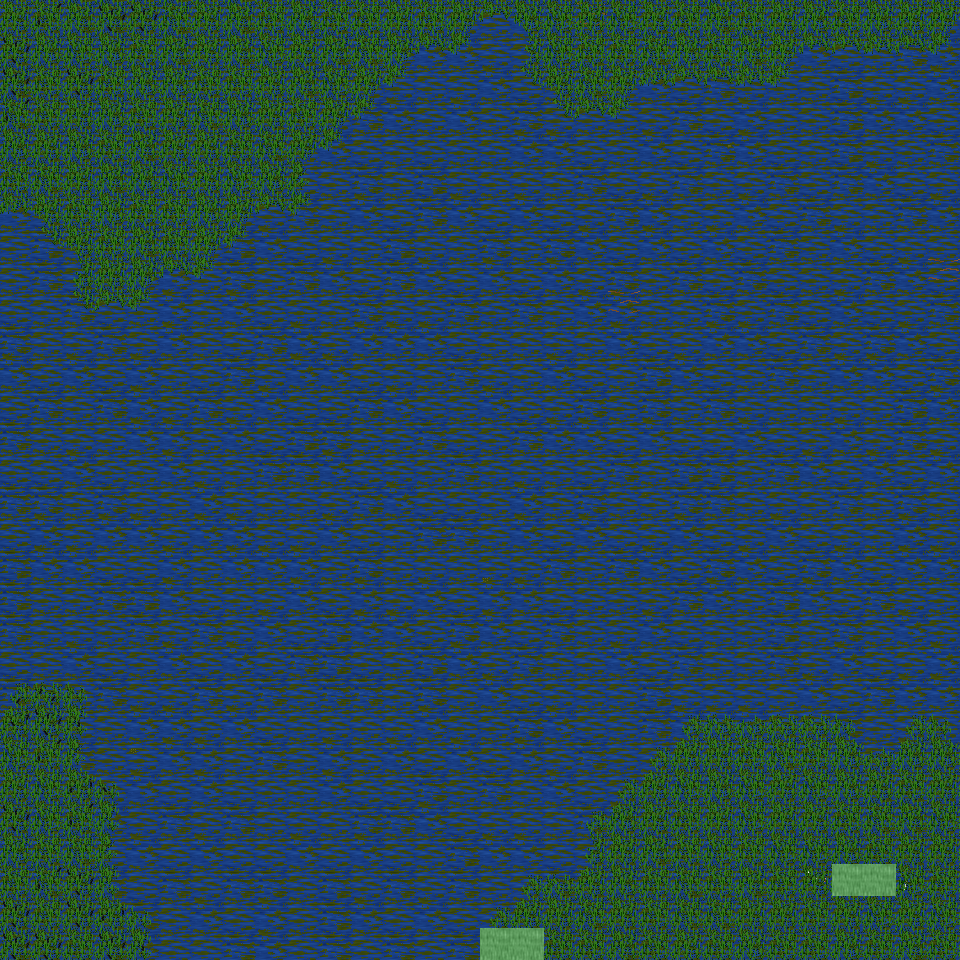

Below is a game level as drawn by its tile map, then a one-line description and the .tmx that defines it (tile-layer data replaced by summaries):
An orthogonal 30x30 tile map with 32x32 px tiles, 6 tile layers (Ground, Object, Object2, Above, ...), 35 tilesets and 5 objects (5x mapExit).

<map version="1.0" orientation="orthogonal" renderorder="right-down" width="30" height="30" tilewidth="32" tileheight="32" nextobjectid="6">
  <tileset firstgid="1" name="tileset_ground_ground" tilewidth="32" tileheight="32" tilecount="33" columns="3">
    <image source="../drawable/tileset_ground_ground.png" width="96" height="352" />
  </tileset>
  <tileset firstgid="34" name="tileset_plant_grasses" tilewidth="32" tileheight="32" tilecount="6" columns="3">
    <image source="../drawable/tileset_plant_grasses.png" width="96" height="64" />
  </tileset>
  <tileset firstgid="40" name="tileset_plant_flower_daisy_white" tilewidth="32" tileheight="32" tilecount="8" columns="2">
    <image source="../drawable/tileset_plant_flower_daisy_white.png" width="64" height="128" />
  </tileset>
  <tileset firstgid="48" name="tileset_ground_grass_edges" tilewidth="32" tileheight="32" tilecount="36" columns="12">
    <image source="../drawable/tileset_ground_grass_edges.png" width="384" height="96" />
  </tileset>
  <tileset firstgid="84" name="tileset_ground_grass_corners" tilewidth="32" tileheight="32" tilecount="24" columns="6">
    <image source="../drawable/tileset_ground_grass_corners.png" width="192" height="128" />
  </tileset>
  <tileset firstgid="108" name="tileset_ground_earth_edges" tilewidth="32" tileheight="32" tilecount="18" columns="6">
    <image source="../drawable/tileset_ground_earth_edges.png" width="192" height="96" />
  </tileset>
  <tileset firstgid="126" name="tileset_ground_rock_pebbles" tilewidth="32" tileheight="32" tilecount="3" columns="1">
    <image source="../drawable/tileset_ground_rock_pebbles.png" width="32" height="96" />
  </tileset>
  <tileset firstgid="129" name="tileset_plant_flower_daisy_yellow" tilewidth="32" tileheight="32" tilecount="8" columns="2">
    <image source="../drawable/tileset_plant_flower_daisy_yellow.png" width="64" height="128" />
  </tileset>
  <tileset firstgid="137" name="tileset_plant_flower_daisy_red" tilewidth="32" tileheight="32" tilecount="8" columns="2">
    <image source="../drawable/tileset_plant_flower_daisy_red.png" width="64" height="128" />
  </tileset>
  <tileset firstgid="145" name="tileset_plant_tree_tree_fluffy" tilewidth="32" tileheight="32" tilecount="12" columns="4">
    <image source="../drawable/tileset_plant_tree_tree_fluffy.png" width="128" height="96" />
  </tileset>
  <tileset firstgid="157" name="tileset_logic_creature_undead" tilewidth="32" tileheight="32" tilecount="16" columns="8">
    <image source="../drawable/tileset_logic_creature_undead.png" width="256" height="64" />
  </tileset>
  <tileset firstgid="173" name="tileset_logic_collision" tilewidth="32" tileheight="32" tilecount="1" columns="1">
    <image source="../drawable/tileset_logic_collision.png" width="32" height="32" />
  </tileset>
  <tileset firstgid="174" name="tileset_ground_water_swamp_water" tilewidth="32" tileheight="32" tilecount="33" columns="3">
    <image source="../drawable/tileset_ground_water_swamp_water.png" width="96" height="352" />
  </tileset>
  <tileset firstgid="207" name="tileset_plant_tree_tree_darkgreen" tilewidth="32" tileheight="32" tilecount="88" columns="8">
    <image source="../drawable/tileset_plant_tree_tree_darkgreen.png" width="256" height="352" />
  </tileset>
  <tileset firstgid="295" name="tileset_plant_grasses_swamp" tilewidth="32" tileheight="32" tilecount="42" columns="6">
    <image source="../drawable/tileset_plant_grasses_swamp.png" width="192" height="224" />
  </tileset>
  <tileset firstgid="337" name="tileset_building_stone_ruins" tilewidth="32" tileheight="32" tilecount="72" columns="6">
    <image source="../drawable/tileset_building_stone_ruins.png" width="192" height="384" />
  </tileset>
  <tileset firstgid="409" name="tileset_item_gothic_large_gravestone" tilewidth="32" tileheight="32" tilecount="9" columns="3">
    <image source="../drawable/tileset_item_gothic_large_gravestone.png" width="96" height="96" />
  </tileset>
  <tileset firstgid="418" name="tileset_item_gothic_skull_post" tilewidth="32" tileheight="32" tilecount="2" columns="1">
    <image source="../drawable/tileset_item_gothic_skull_post.png" width="32" height="64" />
  </tileset>
  <tileset firstgid="420" name="tileset_item_gothic_tombstone_2" tilewidth="32" tileheight="32" tilecount="8" columns="2">
    <image source="../drawable/tileset_item_gothic_tombstone_2.png" width="64" height="128" />
  </tileset>
  <tileset firstgid="428" name="tileset_item_statue_broken_green_column" tilewidth="32" tileheight="32" tilecount="2" columns="1">
    <image source="../drawable/tileset_item_statue_broken_green_column.png" width="32" height="64" />
  </tileset>
  <tileset firstgid="430" name="tileset_item_statue_broken_lion" tilewidth="32" tileheight="32" tilecount="6" columns="2">
    <image source="../drawable/tileset_item_statue_broken_lion.png" width="64" height="96" />
  </tileset>
  <tileset firstgid="436" name="tileset_item_statue_green_stone" tilewidth="32" tileheight="32" tilecount="12" columns="4">
    <image source="../drawable/tileset_item_statue_green_stone.png" width="128" height="96" />
  </tileset>
  <tileset firstgid="448" name="tileset_ground_slate_tiles" tilewidth="32" tileheight="32" tilecount="15" columns="5">
    <image source="../drawable/tileset_ground_slate_tiles.png" width="160" height="96" />
  </tileset>
  <tileset firstgid="463" name="tileset_ground_rock_rocks" tilewidth="32" tileheight="32" tilecount="4" columns="2">
    <image source="../drawable/tileset_ground_rock_rocks.png" width="64" height="64" />
  </tileset>
  <tileset firstgid="467" name="tileset_ground_rock_rocks_2" tilewidth="32" tileheight="32" tilecount="4" columns="2">
    <image source="../drawable/tileset_ground_rock_rocks_2.png" width="64" height="64" />
  </tileset>
  <tileset firstgid="471" name="tileset_ground_rock_rocks_3" tilewidth="32" tileheight="32" tilecount="16" columns="4">
    <image source="../drawable/tileset_ground_rock_rocks_3.png" width="128" height="128" />
  </tileset>
  <tileset firstgid="487" name="tileset_plant_stump_hollow_logs" tilewidth="32" tileheight="32" tilecount="6" columns="3">
    <image source="../drawable/tileset_plant_stump_hollow_logs.png" width="96" height="64" />
  </tileset>
  <tileset firstgid="493" name="tileset_plant_tree_dead_tree_2" tilewidth="32" tileheight="32" tilecount="20" columns="4">
    <image source="../drawable/tileset_plant_tree_dead_tree_2.png" width="128" height="160" />
  </tileset>
  <tileset firstgid="513" name="tileset_plant_tree_dead_tree_3" tilewidth="32" tileheight="32" tilecount="16" columns="4">
    <image source="../drawable/tileset_plant_tree_dead_tree_3.png" width="128" height="128" />
  </tileset>
  <tileset firstgid="529" name="tileset_item_corpse_skeleton" tilewidth="32" tileheight="32" tilecount="4" columns="2">
    <image source="../drawable/tileset_item_corpse_skeleton.png" width="64" height="64" />
  </tileset>
  <tileset firstgid="533" name="tileset_item_corpse_swamp_sunken" tilewidth="32" tileheight="32" tilecount="32" columns="8">
    <image source="../drawable/tileset_item_corpse_swamp_sunken.png" width="256" height="128" />
  </tileset>
  <tileset firstgid="565" name="tileset_object_rock_pillars_stone" tilewidth="32" tileheight="32" tilecount="36" columns="6">
    <image source="../drawable/tileset_object_rock_pillars_stone.png" width="192" height="192" />
  </tileset>
  <tileset firstgid="601" name="tileset_logic_creature_undead_skeleton" tilewidth="32" tileheight="32" tilecount="6" columns="6">
    <image source="../drawable/tileset_logic_creature_undead_skeleton.png" width="192" height="32" />
  </tileset>
  <tileset firstgid="607" name="tileset_logic_creature_undead_specter" tilewidth="32" tileheight="32" tilecount="6" columns="6">
    <image source="../drawable/tileset_logic_creature_undead_specter.png" width="192" height="32" />
  </tileset>
  <tileset firstgid="613" name="tileset_logic_creature_undead_zombie" tilewidth="32" tileheight="32" tilecount="5" columns="5">
    <image source="../drawable/tileset_logic_creature_undead_zombie.png" width="160" height="32" />
  </tileset>
  <layer name="Ground" width="30" height="30">
    <data>[900 cells, 900 non-empty, 9 distinct tile ids]</data>
  </layer>
  <layer name="Object" width="30" height="30">
    <data>[900 cells, 9 non-empty, 7 distinct tile ids]</data>
  </layer>
  <layer name="Object2" width="30" height="30">
    <data>[900 cells, 274 non-empty, 26 distinct tile ids]</data>
  </layer>
  <layer name="Above" width="30" height="30">
    <data>[900 cells, 0 non-empty, 0 distinct tile ids]</data>
  </layer>
  <layer name="Above2" width="30" height="30">
    <data>[900 cells, 0 non-empty, 0 distinct tile ids]</data>
  </layer>
  <layer name="Walkable" width="30" height="30">
    <data>[900 cells, 4 non-empty, 1 distinct tile ids]</data>
  </layer>
  <objectgroup name="MapEvents">
    <object id="1" name="north" type="mapExit" x="0" y="0" width="960" height="32">
      <properties>
        <property name="map" value="level_0_x205_y42" />
        <property name="x" value="0" />
        <property name="y" value="28" />
      </properties>
    </object>
    <object id="2" name="south" type="mapExit" x="0" y="928" width="480" height="32">
      <properties>
        <property name="map" value="level_0_x205_y44" />
        <property name="x" value="0" />
        <property name="y" value="1" />
      </properties>
    </object>
    <object id="3" name="south2" type="mapExit" x="544" y="928" width="416" height="32">
      <properties>
        <property name="map" value="level_0_x205_y44" />
        <property name="x" value="17" />
        <property name="y" value="1" />
      </properties>
    </object>
    <object id="4" name="west" type="mapExit" x="0" y="0" width="32" height="960">
      <properties>
        <property name="map" value="level_0_x204_y43" />
        <property name="x" value="28" />
        <property name="y" value="0" />
      </properties>
    </object>
    <object id="5" name="east" type="mapExit" x="928" y="0" width="32" height="960">
      <properties>
        <property name="map" value="level_0_x206_y43" />
        <property name="x" value="1" />
        <property name="y" value="0" />
      </properties>
    </object>
  </objectgroup>
</map>
